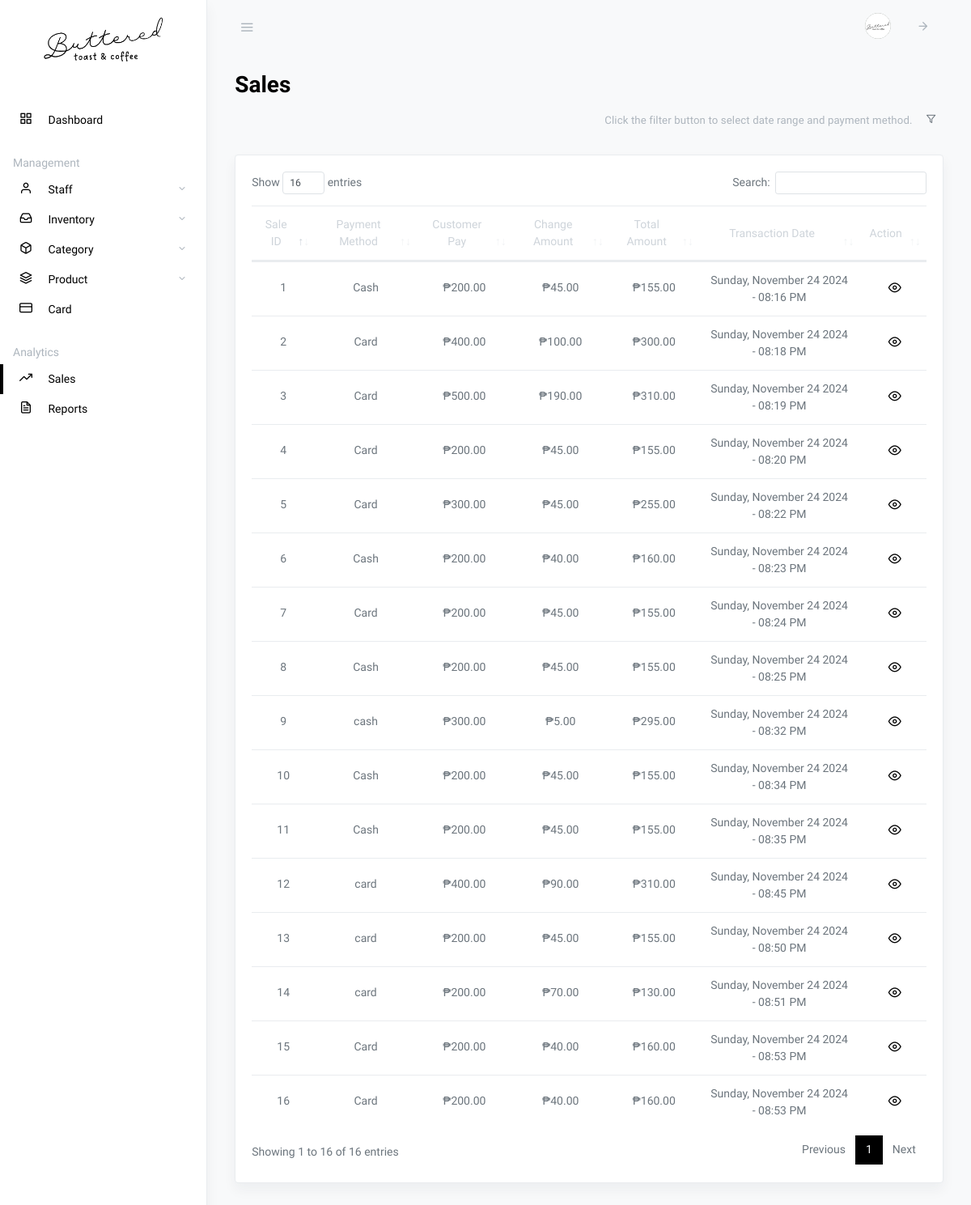
Screenshot of /owner-sales.php (signed in) with the database file from the repository.
### tables this page shows
CREATE TABLE `owner` (
  `owner_id` int(11) NOT NULL,
  `username` varchar(50) NOT NULL,
  `password` varchar(255) NOT NULL,
  `email` text NOT NULL,
  `firstname` text NOT NULL,
  `lastname` text NOT NULL,
  `contact_number` text NOT NULL,
  `photo` text NOT NULL,
  `account_created` timestamp(6) NOT NULL DEFAULT current_timestamp(6) ON UPDATE current_timestamp(6)
);

CREATE TABLE `sales` (
  `sale_id` int(11) NOT NULL,
  `total_amount` decimal(11,2) NOT NULL,
  `customer_pay` decimal(11,2) NOT NULL,
  `change_amount` decimal(11,2) NOT NULL,
  `payment_method` text NOT NULL,
  `queue_no` text NOT NULL,
  `status` int(1) NOT NULL,
  `transaction_date` timestamp(6) NOT NULL DEFAULT current_timestamp(6) ON UPDATE current_timestamp(6)
);

### owner-sales.php (the view, shortened to what this page needs)
<?php
$active_page = "sales";
?>
<!DOCTYPE html>
<html lang="en">
<head>
    <?php include 'partials/header.php'; ?>
    <link rel="stylesheet" href="css/dataTables.bootstrap4.css">
</head>
<body class="vertical  light">
    <div class="wrapper">
        <?php include 'partials/owner-navbar.php'; ?>
        <main role="main" class="main-content">
            <div class="container-fluid">
                <div class="row justify-content-center">
                    <div class="col-12">
                        <h2 class="page-title">Sales</h2>
                        <div class="row align-items-center my-2">
                            <div class="col-auto ml-auto">
                                <form class="form-inline">
                                    <div class="form-group">
                                        <div class="px-2 py-2 text-muted">
                                            <span class="small" id="filterMessage">
                                                Click the filter button to select date range and payment method.</span>
                                        </div>
                                    </div>
                                    <div class="form-group">
                                        <button type="button" class="btn btn-sm" data-toggle="modal"
                                            data-target="#filterModal">
                                            <i class="fe fe-filter"></i></button>
                                    </div>
                                </form>
                            </div>
                        </div>
                        <div class="row my-4">
                            <div class="col-md-12">
                                <div class="card shadow">
                                    <div class="card-body">
                                        <table class="table datatables" id="dataTable-1">
                                            <thead>
                                                <tr class="text-center">
                                                    <th>Sale ID</th>
                                                    <th>Payment Method</th>
                                                    <th>Customer Pay</th>
                                                    <th>Change Amount</th>
                                                    <th>Total Amount</th>
                                                    <th>Transaction Date</th>
                                                    <th>Action</th>
                                                </tr>
                                            </thead>
                                            <tbody>
                                                <?php
                                                $sql1 = "SELECT * FROM sales";
                                                $r = mysqli_query($link, $sql1);
                                                if ($r->num_rows > 0) {
                                                    while ($row1 = mysqli_fetch_assoc($r)) {
                                                        ?>
                                                        <tr class="text-center">
                                                            <td>
                                                                <p class="fw-normal mb-1">
                                                                    <?php echo $row1['sale_id']; ?>
                                                                </p>
                                                            </td>
                                                            <td>
                                                                <p class="fw-normal mb-1">
                                                                    <?php echo $row1['payment_method']; ?>
                                                                </p>
                                                            </td>
                                                            <td>
                                                                <p class="fw-normal mb-1">
                                                                    ₱<?php echo number_format($row1['customer_pay'], 2); ?>
                                                                </p>
                                                            </td>
                                                            <td>
                                                                <p class="fw-normal mb-1">
                                                                    ₱<?php echo number_format($row1['change_amount'], 2); ?>
                                                                </p>
                                                            </td>
                                                            <td>
                                                                <p class="fw-normal mb-1">
                                                                    ₱<?php echo number_format($row1['total_amount'], 2); ?>
                                                                </p>
                                                            </td>
                                                            <td>
                                                                <?php
                                                                $formattedDate = date("l, F j Y - h:i A", strtotime($row1["transaction_date"]));
                                                                ?>
                                                                <span
                                                                    class="formatted-date"><?php echo $formattedDate; ?></span>
                                                            </td>
                                                            <td>
                                                                <div class="d-inline">
                                                                    <a class="ml-1 action-icon" href="#" data-toggle="modal"
                                                                        type="button"
                                                                        data-target="#view-sales-items-<?php echo $row1['sale_id'] ?>">
                                                                        <i class="fe fe-eye fe-16"></i>
                                                                    </a>
                                                                </div>
                                                            </td>
                                                        </tr>
                                                        <?php
                                                    }
                                                }
                                                ?>
                                            </tbody>
                                        </table>
                                    </div>
                                </div>
                            </div>
                        </div>
                    </div>
                </div>
            </div>
        </main>
    </div>
</body>
</html>

### partials/header.php (shortened to what this page needs)
<link rel="stylesheet" href="css/simplebar.css">
<link rel="stylesheet" href="css/feather.css">
<link rel="stylesheet" href="css/select2.css">
<link rel="stylesheet" href="css/app-light.css" id="lightTheme">

### partials/owner-navbar.php (shortened to what this page needs)
<?php
require_once "config.php";
$sql = "SELECT * FROM owner WHERE owner_id = '".$_SESSION['id']."'";
$result = mysqli_query($link, $sql);
$row = mysqli_fetch_assoc($result);
?>
<nav class="topnav navbar navbar-light">
    <button type="button" class="navbar-toggler text-muted mt-2 p-0 mr-3 collapseSidebar">
        <i class="fe fe-menu navbar-toggler-icon"></i>
    </button>
    <ul class="nav">
        <li class="nav-item">
            <a class="nav-link text-muted" href="#">
                <span class="avatar avatar-sm">
                    <img src="storage/profile/<?php if ($row["photo"] != "" ) { echo $row["photo"]; } else { echo 'default_image.png'; } ?>" alt="..." class="avatar-img rounded-circle">
                </span>
            </a>
        </li>
        <li class="nav-item">
            <a class="nav-link text-muted my-2" href="#" data-toggle="modal" data-target="#defaultModal">
                <i class="fe fe-arrow-right fe-16"></i>
            </a>
        </li>
    </ul>
</nav>
<aside class="sidebar-left border-right bg-white shadow" id="leftSidebar" data-simplebar>
    <nav class="vertnav navbar navbar-light">
        <div class="w-100 mb-4 d-flex">
            <a class="navbar-brand mx-auto mt-2 flex-fill text-center" href="owner-dashboard">
                <div class="text-center mb-4">
                    <img src="assets/images/logo.png" alt="" width="150">
                </div>
            </a>
        </div>
        <ul class="navbar-nav flex-fill w-100 mb-2">
            <li class="nav-item w-100 <?php if ($active_page == "dashboard") { echo "active"; } ?>">
                <a class="nav-link" href="owner-dashboard">
                    <i class="fe fe-grid fe-16"></i>
                    <span class="ml-3 item-text">Dashboard</span>
                </a>
            </li>
        </ul>
        <p class="text-muted nav-heading mt-3 mb-1">
            <span>Management</span>
        </p>
        <ul class="navbar-nav flex-fill w-100 mb-2">
            <li class="nav-item <?php if ($active_page == "staff") { echo "active"; } ?> dropdown">
                <a href="#owner-staff" data-toggle="collapse" aria-expanded="false" class="dropdown-toggle nav-link">
                    <i class="fe fe-user fe-16"></i>
                    <span class="ml-3 item-text">Staff</span>
                </a>
            </li>
            <li class="nav-item <?php if ($active_page == "inventory") { echo "active"; } ?> dropdown">
                <a href="#owner-inventory" data-toggle="collapse" aria-expanded="false"
                    class="dropdown-toggle nav-link">
                    <i class="fe fe-inbox fe-16"></i>
                    <span class="ml-3 item-text">Inventory</span>
                </a>
            </li>
            <li class="nav-item <?php if ($active_page == "category") { echo "active"; } ?> dropdown">
                <a href="#owner-category" data-toggle="collapse" aria-expanded="false" class="dropdown-toggle nav-link">
                    <i class="fe fe-box fe-16"></i>
                    <span class="ml-3 item-text">Category</span>
                </a>
            </li>
            <li class="nav-item <?php if ($active_page == "product") { echo "active"; } ?> dropdown">
                <a href="#owner-product" data-toggle="collapse" aria-expanded="false" class="dropdown-toggle nav-link">
                    <i class="fe fe-layers fe-16"></i>
                    <span class="ml-3 item-text">Product</span>
                </a>
            </li>
            <li class="nav-item w-100 <?php if ($active_page == "card") { echo "active"; } ?>">
                <a class="nav-link" href="owner-card-management">
                    <i class="fe fe-credit-card fe-16"></i>
                    <span class="ml-3 item-text">Card</span>
                </a>
            </li>
        </ul>
        <p class="text-muted nav-heading mt-3 mb-1">
            <span>Analytics</span>
        </p>
        <ul class="navbar-nav flex-fill w-100 mb-2">
            <li class="nav-item w-100 <?php if ($active_page == "sales") { echo "active"; } ?>">
                <a class="nav-link" href="owner-sales">
                    <i class="fe fe-trending-up fe-16"></i>
                    <span class="ml-3 item-text">Sales</span>
                </a>
            </li>
            <li class="nav-item w-100 <?php if ($active_page == "reports") { echo "active"; } ?>">
                <a class="nav-link" href="owner-reports">
                    <i class="fe fe-file-text fe-16"></i>
                    <span class="ml-3 item-text">Reports</span>
                </a>
            </li>
        </ul>
    </nav>
</aside>

### css/simplebar.css (style rules this page uses)
[data-simplebar] { position: relative; flex-direction: column; flex-wrap: wrap; justify-content: flex-start; align-content: flex-start; align-items: flex-start; }

### css/feather.css (style rules this page uses)
.fe { font-family: "feather" !important; speak: none; font-style: normal; font-weight: normal; font-variant: normal; text-transform: none; line-height: 1; -webkit-font-smoothing: antialiased; -moz-osx-font-smoothing: grayscale; }
.fe-16 { font-size: 16px; }
.fe-arrow-right:before { content: ""; }
.fe-box:before { content: ""; }
.fe-credit-card:before { content: ""; }
.fe-eye:before { content: ""; }
.fe-file-text:before { content: ""; }
.fe-filter:before { content: ""; }
.fe-grid:before { content: ""; }
.fe-inbox:before { content: ""; }
.fe-layers:before { content: ""; }
.fe-menu:before { content: ""; }
.fe-trending-up:before { content: ""; }
.fe-user:before { content: ""; }

### partials/header.php (style rules this page uses)
.navbar-light .navbar-nav .nav-link { color: #000 !important; }
.action-icon { color: #000; }
.page-title, .card-title { color: #000; }

### rows the page displays
owner: photo (picture)
sales: sale_id "1", payment_method "Cash", customer_pay "200.00", change_amount "45.00", total_amount "155.00", transaction_date "Sunday, November 24 2024 - 08:16 PM"
sales: sale_id "2", payment_method "Card", customer_pay "400.00", change_amount "100.00", total_amount "300.00", transaction_date "Sunday, November 24 2024 - 08:18 PM"
sales: sale_id "3", payment_method "Card", customer_pay "500.00", change_amount "190.00", total_amount "310.00", transaction_date "Sunday, November 24 2024 - 08:19 PM"
sales: sale_id "4", payment_method "Card", customer_pay "200.00", change_amount "45.00", total_amount "155.00", transaction_date "Sunday, November 24 2024 - 08:20 PM"
sales: sale_id "5", payment_method "Card", customer_pay "300.00", change_amount "45.00", total_amount "255.00", transaction_date "Sunday, November 24 2024 - 08:22 PM"
sales: sale_id "6", payment_method "Cash", customer_pay "200.00", change_amount "40.00", total_amount "160.00", transaction_date "Sunday, November 24 2024 - 08:23 PM"
sales: sale_id "7", payment_method "Card", customer_pay "200.00", change_amount "45.00", total_amount "155.00", transaction_date "Sunday, November 24 2024 - 08:24 PM"
sales: sale_id "8", payment_method "Cash", customer_pay "200.00", change_amount "45.00", total_amount "155.00", transaction_date "Sunday, November 24 2024 - 08:25 PM"
sales: sale_id "9", payment_method "cash", customer_pay "300.00", change_amount "5.00", total_amount "295.00", transaction_date "Sunday, November 24 2024 - 08:32 PM"
sales: sale_id "10", payment_method "Cash", customer_pay "200.00", change_amount "45.00", total_amount "155.00", transaction_date "Sunday, November 24 2024 - 08:34 PM"
sales: sale_id "11", payment_method "Cash", customer_pay "200.00", change_amount "45.00", total_amount "155.00", transaction_date "Sunday, November 24 2024 - 08:35 PM"
sales: sale_id "12", payment_method "card", customer_pay "400.00", change_amount "90.00", total_amount "310.00", transaction_date "Sunday, November 24 2024 - 08:45 PM"
sales: sale_id "13", payment_method "card", customer_pay "200.00", change_amount "45.00", total_amount "155.00", transaction_date "Sunday, November 24 2024 - 08:50 PM"
sales: sale_id "14", payment_method "card", customer_pay "200.00", change_amount "70.00", total_amount "130.00", transaction_date "Sunday, November 24 2024 - 08:51 PM"
sales: sale_id "15", payment_method "Card", customer_pay "200.00", change_amount "40.00", total_amount "160.00", transaction_date "Sunday, November 24 2024 - 08:53 PM"
sales: sale_id "16", payment_method "Card", customer_pay "200.00", change_amount "40.00", total_amount "160.00", transaction_date "Sunday, November 24 2024 - 08:53 PM"
